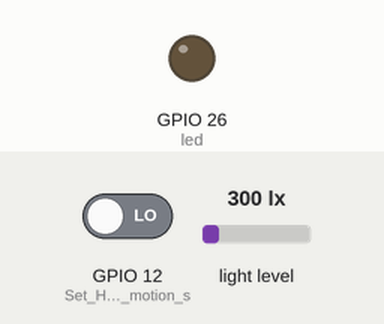
A sketch run on a simulated ESP32. Shown: output pins drawn as LEDs (lit = HIGH). The inputs (shaded band) are chosen by the test bench; at power-on: GPIO 12 (Set_HC-SR501_PIR_motion_s) LOW, light level 300 lx. What the sketch prints to the serial monitor is not drawn.

Above: at 1.2 s.
1.3 s: GPIO 12 (Set_HC-SR501_PIR_motion_s) driven HIGH
At 1.9 s:
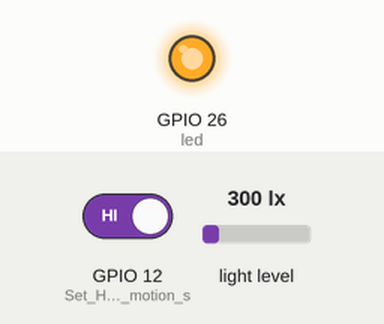
4.5 s: GPIO 12 (Set_HC-SR501_PIR_motion_s) driven LOW
At 5.3 s:
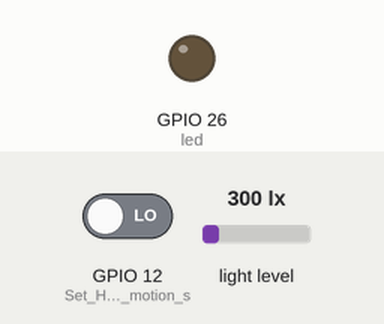
Timing chart, 0 to 7.5 s (numbered marks = the images above; inputs shaded):
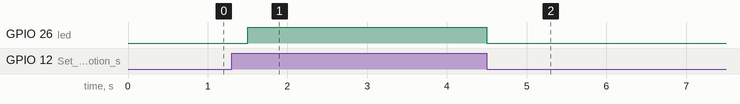

The sketch:

Code.ino
```cpp
#include "BH1750.h"
#include "Wire.h"
#include <Arduino.h>
#include <WebSocketsServer.h> //import for websocket
#include <ArduinoJson.h> //data Json

const char *ssid =  "esp";   //Wifi SSID (Name)
const char *pass =  "123456789"; //wifi password

WebSocketsServer webSocket = WebSocketsServer(81,"*"); //websocket init with port 81 // allow cors


BH1750 bh1750_a;
BH1750 bh1750_b;

// PID controller constants
float kp = 0.1;   // Proportional gain
float ki = 0.04;   // Integral gain
float kd = 0.02;   // Derivative gain
const int led = 26;
const int ledChannel=0;
int motionDetected;
int brightness ;
float light_level_a = 0;
float light_level_b = 0;

// PID variables
float setpoint = 30; // Desired stable difference
float output;
float error, lastError;
float integral, derivative;

// Time variables
unsigned long previousMillis = 0;
const unsigned long interval = 500;

StaticJsonDocument<500> TempDoc;

void setup() {
  Serial.begin(115200);

  Serial.println("Starting wifi...");
  IPAddress apIP(192, 168, 99, 100);   //Static IP for wifi gateway
  WiFi.softAPConfig(apIP, apIP, IPAddress(255, 255, 255, 0)); //set Static IP gateway on NodeMCU
  WiFi.softAP(ssid, pass); //turn on WIFI

  webSocket.begin();

  //websocket Begin
  webSocket.onEvent(webSocketEvent); //set event listener
  Serial.println("Websocket is started");

  Wire.begin(18, 19);
  Wire1.begin(21, 22);
  bh1750_a.begin(BH1750::CONTINUOUS_HIGH_RES_MODE, 0x23, &Wire);
  bh1750_b.begin(BH1750::CONTINUOUS_HIGH_RES_MODE, 0x23, &Wire1);

  // Initialize PID variables

  output = 0;
  error = 0;
  lastError = 0;
  integral = 0;
  derivative = 0;

  pinMode(12, INPUT); // Set HC-SR501 PIR motion sensor pin as input
  pinMode(led, OUTPUT);
  ledcSetup(ledChannel, 5000, 8);
  ledcAttachPin(led, ledChannel);
  ledcWrite(ledChannel, 255);
}


void loop() {

  webSocket.loop();
  unsigned long currentMillis = millis();

  // Read data from HC-SR501 PIR motion sensor
  motionDetected = digitalRead(12);
  if(motionDetected){
  // Perform PID update at specified interval

  if (currentMillis - previousMillis >= interval) {
    previousMillis = currentMillis;


  if (bh1750_a.measurementReady()) {
    light_level_a = bh1750_a.readLightLevel();
    // độ sáng cảm biến a đặt gần đèn
  }

  if (bh1750_b.measurementReady()) {
    light_level_b = bh1750_b.readLightLevel();
    // độ sáng cảm biến b đặt gần mặt đường
  }
  float diff=(light_level_a-light_level_b)*(50/light_level_b)*(1/256);
  // chênh lệch giá trị đo được giữa 2 cảm biến nhân với một tỉ lệ thay đổi theo giá trị cảm biến b
  // tăng diff mạnh hơn nếu giá trị cảm biến b nhỏ hơn 50 (50 là ngưỡng sáng tối thiểu cần để nhìn tốt) -> âm error -> giảm brightness
  // giảm diff vào ban ngày ( cảm biến b có giá trị lớn hơn 50 ) -> dương error -> tăng brightness
  // *(1/256) để giảm giá trị dữ liệu thô xuống con số phù hợp với giá trị 4 bit (dữ liệu thô từ cảm biến là 16 bit)
  // Vào buổi tối : 0.001 - 0.02 Lux
  // Ánh trăng : 0.02 - 0.3 lux
  // Trời nhiều mây trong nhà : 5 - 50 lux
  // Trời nhiều mây ngoài trời : 50 - 500 lux
  // Trời nắng trong nhà : 100 - 1000 lux
  // Ánh sáng cần thiết để đọc sách: 50 - 60 lux


  // PID calculations
  error = setpoint - diff;
  integral = integral+ error*interval;
  derivative = (error - lastError)*(1/interval);
  lastError = error;

  output = (kp * error) + (ki * integral) + (kd * derivative);

  output = constrain(output,0,255); // set min max đầu ra
  if(output == 0 || output == 255){
    integral = 0; // đặt lại integral về 0 nếu output đã chạm min/max để tránh integral -> vô hạn khi vẫn xảy ra lỗi
  }
  brightness=output;

  TempDoc["kp"]=kp; // p
  TempDoc["ki"]=ki; // i
  TempDoc["kd"]=kd; // d
  TempDoc["setpoint"]=setpoint; //s
  TempDoc["output"]=output;
  TempDoc["brightness"]=brightness;
  TempDoc["motionState"]=motionDetected;
  TempDoc["lxA"]=light_level_a;
  TempDoc["lxB"]=light_level_b;
  char msg[256];
  serializeJson(TempDoc, msg);//dich ra json
  webSocket.broadcastTXT(msg);//gui websocket

  }

    ledcWrite(ledChannel,brightness);
  }else{
    if (currentMillis - previousMillis >= interval) {
      previousMillis = currentMillis;
      TempDoc["kp"]=kp; // p
      TempDoc["ki"]=ki; // i
      TempDoc["kd"]=kd; // d
      TempDoc["setpoint"]=setpoint; //s
      TempDoc["output"]=output;
      TempDoc["brightness"]=brightness;
      TempDoc["motionState"]=motionDetected;
      TempDoc["lxA"]=light_level_a;
      TempDoc["lxB"]=light_level_b;
      char msg[256];
      serializeJson(TempDoc, msg);//dich ra json
      webSocket.broadcastTXT(msg);//gui websocket
    }
      ledcWrite(ledChannel,0);//off
  }
}

void webSocketEvent(uint8_t num, WStype_t type, uint8_t * payload, size_t length) {
  //webscket event method
  String cmd = "";
  switch (type) {
    case WStype_DISCONNECTED:
      Serial.println("disconnected");

      break;
    case WStype_CONNECTED: {
        Serial.println("a client connected");
        Serial.println(webSocket.remoteIP(num).toString());

        webSocket.sendTXT(num, "connected");
      }
      break;
    case WStype_TEXT:
      {cmd = "";
      for (int i = 0; i < length; i++) {
        cmd = cmd + (char) payload[i];
      } //merging payload to single string
      Serial.print("Text received: ");
      Serial.println(cmd);

      // Parse the JSON data
      StaticJsonDocument<200> jsonDoc;
      DeserializationError error = deserializeJson(jsonDoc, cmd);

      // Check if parsing succeeded
      if (error) {
        // Serial.print("JSON parsing failed: ");
        // Serial.println(error.c_str());
        break;
      }
      // Retrieve PID controller parameters and setpoint
      if (jsonDoc.containsKey("kp")) {
        kp = jsonDoc["kp"].as<float>();
        // Serial.print(kp);
      }
      if (jsonDoc.containsKey("ki")) {
        ki = jsonDoc["ki"].as<float>();
        // Serial.print(ki);
      }
      if (jsonDoc.containsKey("kd")) {
        kd = jsonDoc["kd"].as<float>();
        // Serial.print(kd);
      }
      if (jsonDoc.containsKey("setpoint")) {
        setpoint = jsonDoc["setpoint"].as<float>();
        // Serial.print(setpoint);
      }}
      break;


    case WStype_FRAGMENT_TEXT_START:
      break;
    case WStype_FRAGMENT_BIN_START:
      break;
    case WStype_BIN:
      break;
    default:
      break;
  }
}
```

Measured:
- after the input at 1.3 s, GPIO 26 (led): LOW → HIGH after 0.20 s
- after the input at 4.5 s, GPIO 26 (led): HIGH → LOW at once
